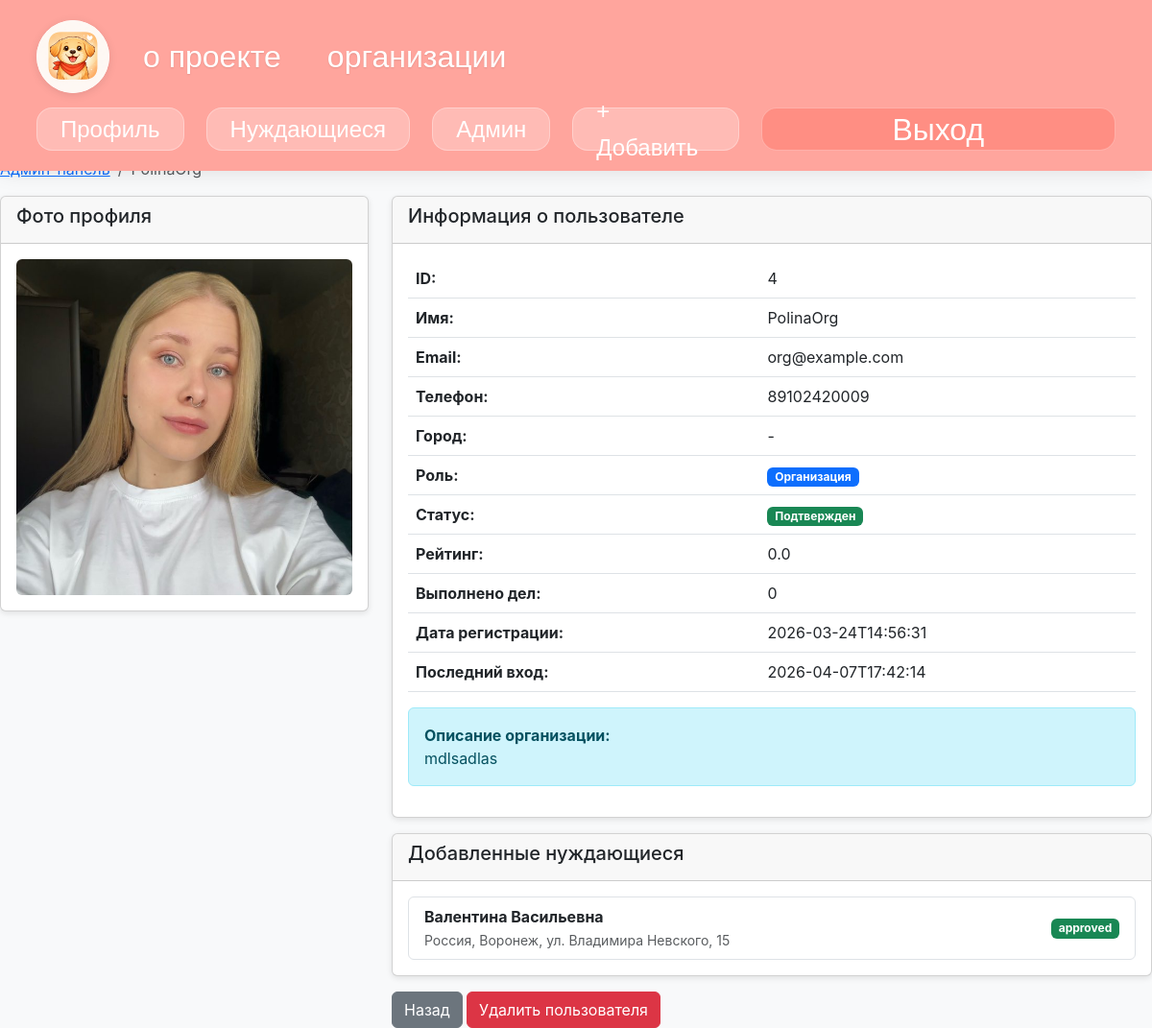
Before: /admin/user/4 (signed in) with the older database file.
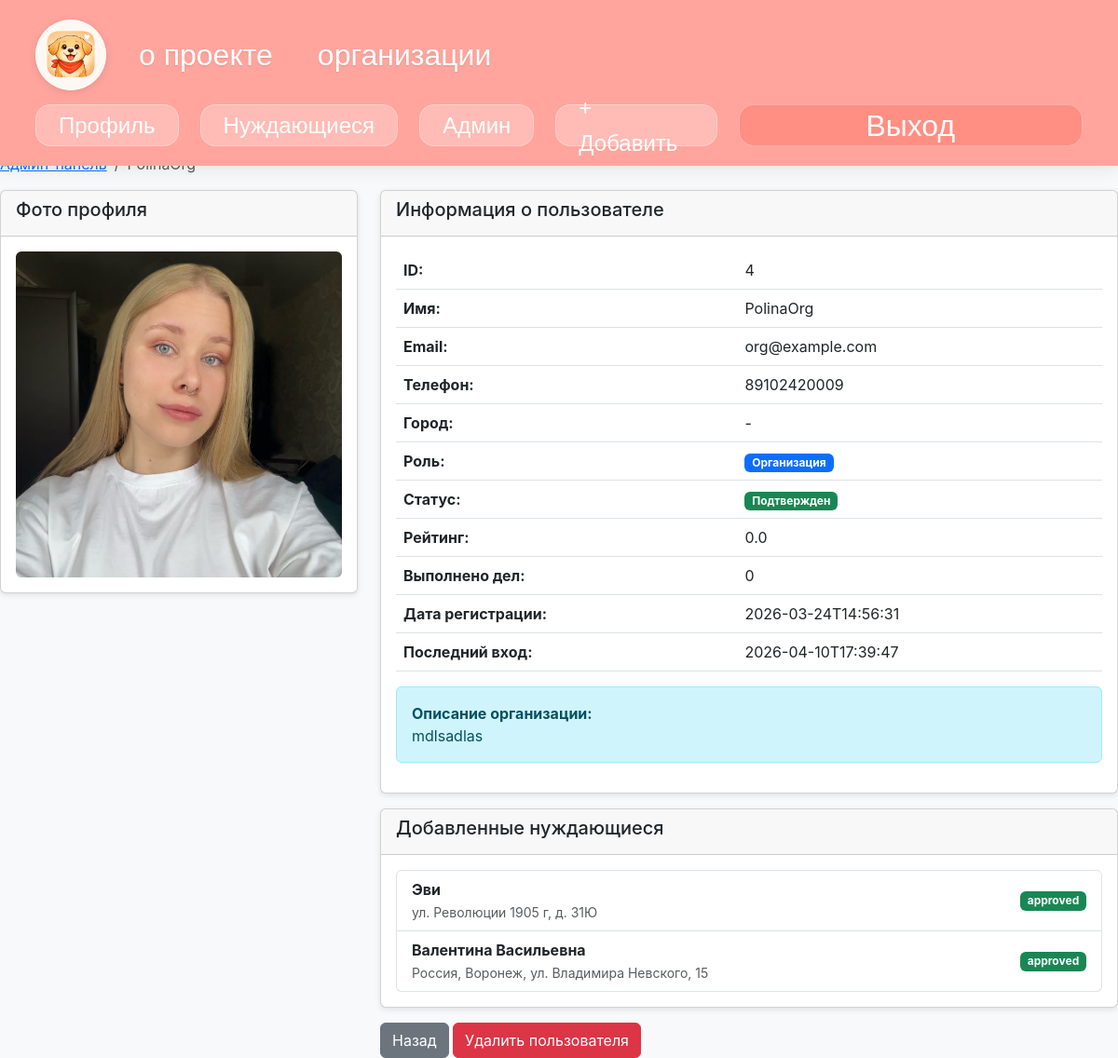
After: the same page with the newer database file.
### tables this page shows
CREATE TABLE users (id INTEGER PRIMARY KEY AUTOINCREMENT UNIQUE NOT NULL, name TEXT NOT NULL, email TEXT UNIQUE NOT NULL, password TEXT UNIQUE NOT NULL, photo TEXT, role TEXT NOT NULL, is_verified INTEGER DEFAULT (0), rating REAL DEFAULT (0), completed_tasks INTEGER DEFAULT (0), organization_name TEXT, organization_description TEXT, created_at TEXT, last_login TEXT, phone TEXT UNIQUE);

CREATE TABLE needies (id INTEGER PRIMARY KEY AUTOINCREMENT UNIQUE NOT NULL, name TEXT NOT NULL, tag TEXT NOT NULL, photo TEXT NOT NULL, description TEXT, address TEXT, funds_collected REAL DEFAULT 0 NOT NULL, help_info TEXT NOT NULL, lat TEXT, lng TEXT, created_by INTEGER REFERENCES users (id), created_at TEXT, is_active INTEGER DEFAULT (1), urgency_level INTEGER DEFAULT (2), status TEXT DEFAULT pending, organization_id INTEGER REFERENCES users (id), goal INTEGER, collection_status TEXT DEFAULT "active", completed_date TEXT, last_reset_date TEXT, reset_day INTEGER DEFAULT 1);

### app.py (the view)
@app.route('/admin/user/<int:user_id>')
def admin_user_detail(user_id):
    if 'user_id' not in session:
        return redirect(url_for('login'))
    with sqlite3.connect(DB_NAME) as conn:
        c = conn.cursor()
        c.execute('SELECT role FROM users WHERE id = ?', (session['user_id'],))
        admin_role = c.fetchone()
        if not admin_role or admin_role[0] != 'admin':
            flash('Доступ запрещен')
            return redirect(url_for('index'))
        c.execute('''SELECT id, name, email, phone, role, is_verified, rating,
                            completed_tasks, photo, created_at, last_login,
                            organization_description
                     FROM users WHERE id = ?''', (user_id,))
        user_data = c.fetchone()
        if not user_data:
            flash('Пользователь не найден')
            return redirect(url_for('admin_users'))
        user = {
            'id': user_data[0],
            'name': user_data[1],
            'email': user_data[2],
            'phone': user_data[3],
            'role': user_data[4],
            'is_verified': user_data[5],
            'rating': user_data[6],
            'completed_tasks': user_data[7],
            'photo': user_data[8],
            'created_at': user_data[9],
            'last_login': user_data[10],
            'organization_description': user_data[11]
        }
        needies = []
        if user['role'] == 'organization':
            c.execute('''SELECT id, name, address, status
                         FROM needies
                         WHERE organization_id = ?
                         ORDER BY created_at DESC''', (user_id,))
            needies_data = c.fetchall()
            for n in needies_data:
                needies.append({
                    'id': n[0],
                    'name': n[1],
                    'address': n[2],
                    'status': n[3]
                })
        return render_template('admin/user_detail.html', user=user, needies=needies)

### templates/admin/user_detail.html (shortened to what the changed rows need)
{% extends "layout.html" %}
{% block content %}
<div class="mt-4">
    <div class="row">
        <div class="col-md-8">
            <div class="card mb-3">
                <div class="card-body">
                    <table class="table">
                        <tr>
                            <th>ID:</th>
                            <td>{{ user.id }}</td>
                        </tr>
                        <tr>
                            <th>Имя:</th>
                            <td>{{ user.name }}</td>
                        </tr>
                        <tr>
                            <th>Email:</th>
                            <td>{{ user.email }}</td>
                        </tr>
                        <tr>
                            <th>Телефон:</th>
                            <td>{{ user.phone or '-' }}</td>
                        </tr>
                        <tr>
                            <th>Город:</th>
                        </tr>
                        <tr>
                            <th>Роль:</th>
                        </tr>
                        <tr>
                            <th>Статус:</th>
                        </tr>
                        <tr>
                            <th>Рейтинг:</th>
                            <td>{{ "%.1f"|format(user.rating) }}</td>
                        </tr>
                        <tr>
                            <th>Выполнено дел:</th>
                            <td>{{ user.completed_tasks }}</td>
                        </tr>
                        <tr>
                            <th>Дата регистрации:</th>
                            <td>{{ user.created_at[:19] if user.created_at else '-' }}</td>
                        </tr>
                        <tr>
                            <th>Последний вход:</th>
                            <td>{{ user.last_login[:19] if user.last_login else '-' }}</td>
                        </tr>
                    </table>
                    {% if user.role == 'organization' and user.organization_description %}
                        <div class="alert alert-info">
                            <strong>Описание организации:</strong><br>
                            {{ user.organization_description }}
                        </div>
                    {% endif %}
                </div>
            </div>
            {% if user.role == 'organization' %}
                <div class="card">
                    <div class="card-body">
                        {% if needies %}
                            <div class="list-group">
                                {% for needy in needies %}
                                    <div class="list-group-item">
                                        <div class="d-flex justify-content-between align-items-center">
                                            <div>
                                                <strong>{{ needy.name }}</strong><br>
                                                <small class="text-muted">{{ needy.address }}</small>
                                            </div>
                                            <span class="badge {% if needy.status == 'approved' %}bg-success{% else %}bg-warning{% endif %}">
                                                {{ needy.status }}
                                            </span>
                                        </div>
                                    </div>
                                {% endfor %}
                            </div>
                        {% else %}
                            <p class="text-muted">Организация еще не добавила нуждающихся</p>
                        {% endif %}
                    </div>
                </div>
            {% endif %}
        </div>
    </div>
</div>
{% endblock %}

Changed rows visible on the page:
changed users "PolinaOrg": last_login "2026-04-07T17:42:14" → "2026-04-10T17:39:47"
added needies: name "Эви", address "ул. Революции 1905 г, д. 31Ю", status "approved"
